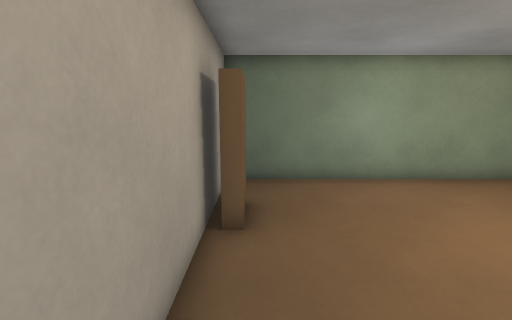
view 1 (above)

12 first-person views from a walk through a 3-D level made in the Godot game engine. The camera is 1.5 m above the floor, tilts 10° down and sees 85° across. The floor is counted in squares, 0.6 m on a side. Each view is taken from the middle of a square. On the plan, view 1 faces up. The plan holds only what a view shows up to about 18 squares ahead; the rest is blank.

view 2
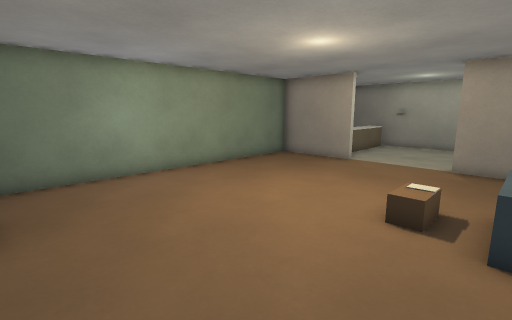

view 3
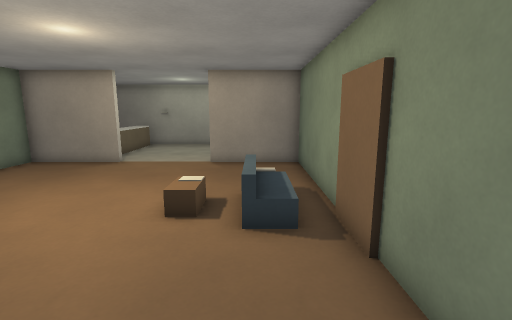

view 4
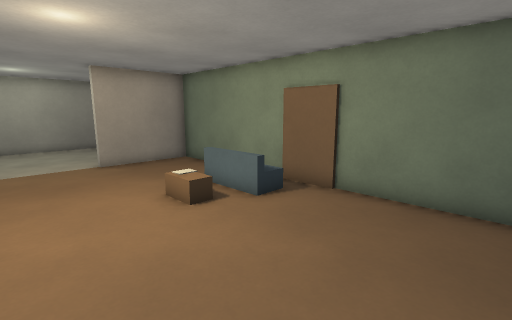

view 5
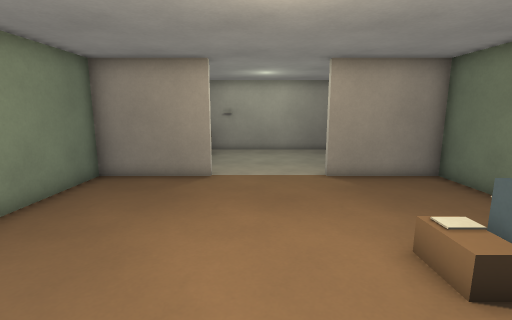

view 6
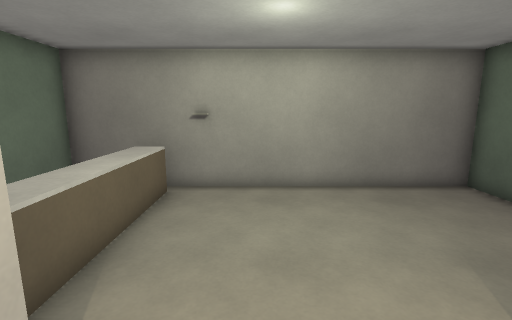

view 7
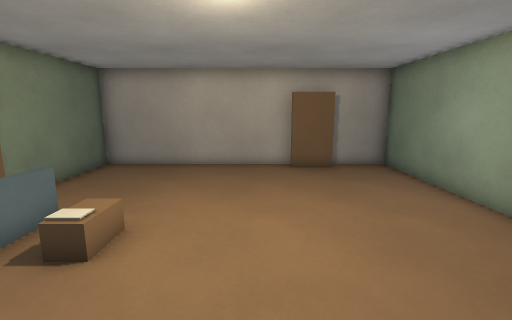

view 8
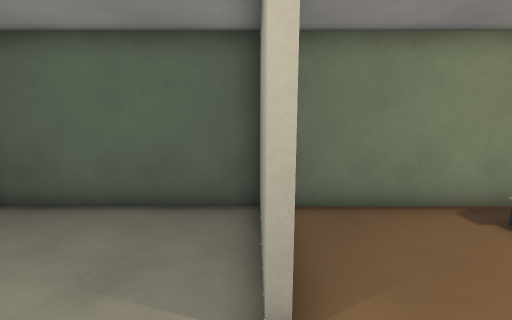

view 9
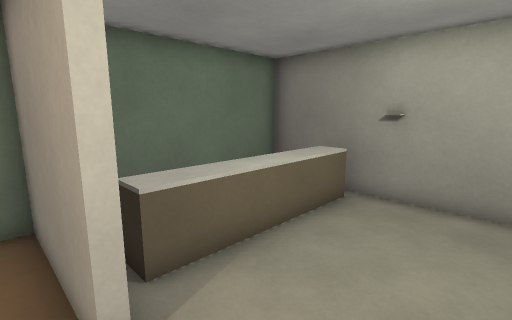

view 10
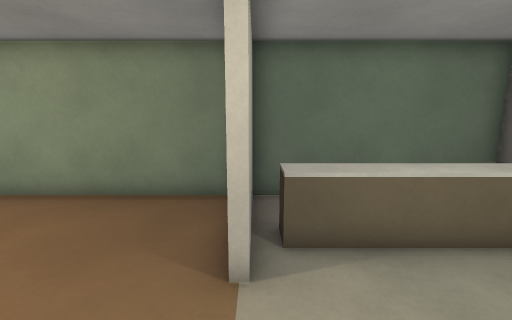

view 11
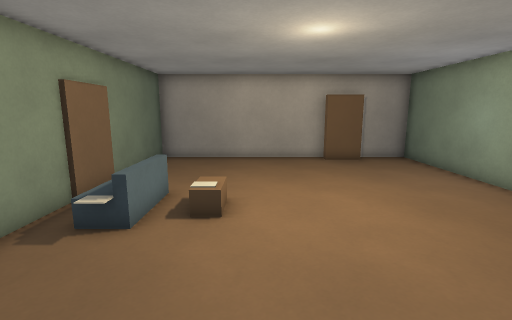

view 12
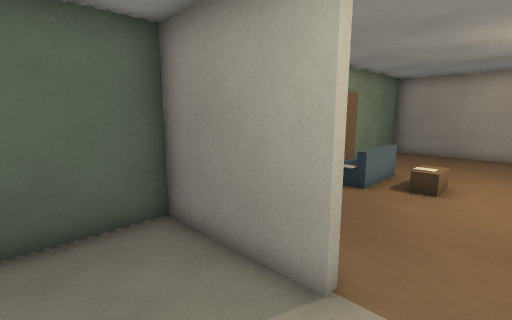

### Floor plan
Key: @ floor where view 1 was taken; # wall or solid block; . floor; D closed door; ^ raised ledge; O other object.
Columns run from 1 left of view 1 to 21 right of it. Each row starts with its distance up from view 1.
 10 #######################
  9 #..............#.     #
  8 #..............#^^^^^^#
  7 OO.............#^^^^^^#
  6 OO.............#......#
  5 #.....................#
  4 #.....................#
  3 #.....................#
  2 #.....................#
  1 #.......O......#......#
  0 #@.............#......#
 -1 #......OOO.....#......#
 -2 #..............#......#
 -3 ######DD###############

Where each view was taken, in squares from view 1:
view 1: 0 up, 0 right, facing up
view 2: 1 down, 0 right, facing up-right
view 3: 1 down, 0 right, facing right
view 4: 5 up, 0 right, facing down-right
view 5: 4 up, 3 right, facing right
view 6: 4 up, 12 right, facing right
view 7: 4 up, 12 right, facing left
view 8: 4 up, 14 right, facing down
view 9: 3 up, 13 right, facing up-right
view 10: 2 up, 14 right, facing up
view 11: 2 up, 14 right, facing left
view 12: 3 up, 17 right, facing down-left
